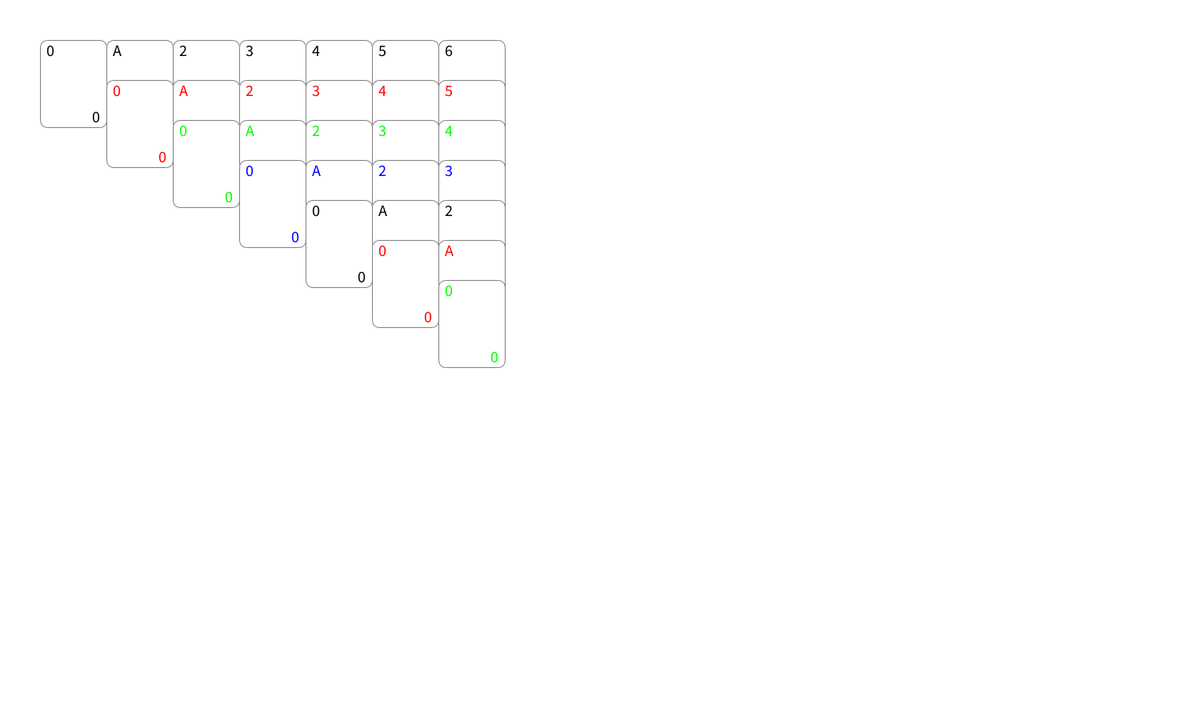
Frame 1 (no input)
Frame 60 (the mouse pressed at the canvas centre just before this capture): identical to frame 1, image omitted
Frame 120 (the mouse held since frame 60 and released just before this capture): identical to frame 1, image omitted

The Processing sketch that drew this single still picture (run headless with seeded random() and noise(); from frame 60 on, the mouse is pressed at the canvas centre):

// Processing sketch: stack
// ── stack.pde
void setup(){
  size(1500,900);
}
int [][]card = new int [4][13];
color [] C = {#000000,#FF0000,#00FF00,#0000FF};
void draw(){
  background(255);
  int startX = 50;//x起始位置
  int startY = 50;//y起始位置
  for(int i=0;i<7;i++){
    for(int j=0;j<7-i;j++){
      int x = startX+(j*83)+(i*83);
      int y = startY+(i*50);
      
      drawCard(x, y ,C[i%4],j);
      //drawCard(j*83,i*50,cardC[i*13+j],cardN[i*13+j]);
    }
  }
}
void drawCard(int x,int y,color c,int n){
  stroke(128);//gray stroke
  fill(255);
  rect(x,y,83,109,10);
  textSize(20);
  fill(c);
  String rank = getRank(n);
  text(rank,x+8,y+20);
  
  pushMatrix(); // 保存當前的變換矩陣
  translate(x+75, y+90); // 將座標系移動到撲克牌的右下角
  rotate(radians(180)); // 逆時針旋轉180度
  text(rank,0,0); // 繪製下顛倒的字母或數字
  popMatrix(); // 恢復原來的變換矩陣*/
}
String getRank(int n){
  if(n == 1){ return "A";}
  else if(n == 11){return "J";}
  else if(n == 12){return "Q";}
  else if(n == 13){return "K";}
  else{return Integer.toString(n);}
}
